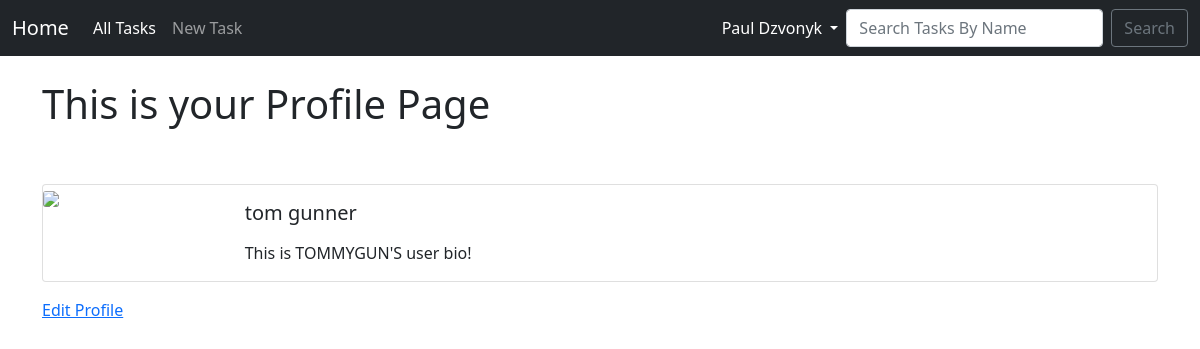
/members/2/profile/ (signed in), run on the app's committed database.
### task/models.py (models this page shows, shortened)
class Profile(models.Model):
    user = models.OneToOneField(User, null=True, on_delete=models.CASCADE)
    bio = models.TextField()
    profile_pic = models.ImageField(null=True, blank=True, upload_to='profile_image/')
    website_url = models.CharField(max_length=200, null=True, blank=True)
    linkedin_url = models.CharField(max_length=200, null=True, blank=True)
    social_url = models.CharField(max_length=200, null=True, blank=True)

### members/views.py (the view)
# urls.py: path('<int:pk>/profile/', ProfilePageView.as_view(), name='user_profile'),
class ProfilePageView(DetailView):
    model = Profile
    template_name = 'registration/user_profile.html'
    def get_context_data(self, **kwargs):
        context = super(ProfilePageView, self).get_context_data(**kwargs)
        current_user = get_object_or_404(Profile, id=self.kwargs['pk'])
        context['current_user'] = current_user
        return context

### members/templates/registration/user_profile.html (shortened to what this page needs)
{% extends 'task/base.html' %}
{% load static %}
{% block content %}
{% if user.is_authenticated %}
<h1>This is your Profile Page</h1>
<br><br>
<div class="card mb-3">
    <div class="row g-0">
        <div class="col-md-2">
            {% if current_user.profile_pic %}
            <img src="{{ current_user.profile_pic.url }}" class="card-img">
            {% else %}
            <img src="{% static 'task/images/default_profile_image.png' %}" class="card-img">
            {% endif %}
        </div>
        <div class="col-md-10">
            <div class="card-body">
                <h5 class="card-title">{{ current_user.user.first_name }} {{ current_user.user.last_name }}</h5>
                <p class="card-text">{{ current_user.bio }}</p>
            </div>
        </div>
    </div>
</div>
<a href="{% url 'edit_profile_page' profile.user.id %}">Edit Profile</a>
{% else %}
This page is dedicated for logged-in users only!
{% endif %}
{% endblock %}

### task/templates/task/base.html (shortened to what this page needs)
{% load static %}
<!doctype html>
<html lang="en">
<head>
    <link href="https://cdn.jsdelivr.net/npm/bootstrap@5.0.2/dist/css/bootstrap.min.css"
          rel="stylesheet"
>
    <link rel="stylesheet" href="{% static 'task/css/custom.css' %}">
</head>
<body>
<nav class="navbar navbar-expand-lg navbar-dark bg-dark">
    <div class="container-fluid">
        <a class="navbar-brand" href="{% url 'home' %}">Home</a>
        <div class="collapse navbar-collapse" id="navbarSupportedContent">
            <ul class="navbar-nav me-auto mb-2 mb-lg-0">
                {% if user.is_authenticated %}
                <li class="nav-item">
                    <a class="nav-link active" aria-current="page" href="{% url 'all-tasks' %}">All Tasks</a>
                </li>
                <li class="nav-item">
                    <a class="nav-link" href="{% url 'add_task' %}">New Task</a>
                </li>
                {% endif %}
            </ul>
            {% if user.is_authenticated %}
            <ul class="navbar-nav ml-auto mb-2 mb-lg-0">
                <li class="nav-item dropdown">
                    <a class="nav-link active dropdown-toggle" id="profileDropdown" role="button" data-bs-toggle="dropdown" aria-expanded="false">
                        {{ user.first_name }} {{ user.last_name }}
                    </a>
                </li>
            </ul>
            <form class="d-flex" method=POST action="{% url 'search-task' %}">
                <input class="form-control me-2" type="search" placeholder="Search Tasks By Name"
                       aria-label="Search" name="search-for">
                <button class="btn btn-outline-secondary" type="submit">Search</button>
            </form>
            {% endif %}
        </div>
    </div>
</nav>
<div class="container">
    <br>
    {% block content %}
    {% endblock %}
</div>
  </body>
</html>

### data on the page
Profile: user.first_name "tom", user.last_name "gunner", bio "This is TOMMYGUN'S user bio!"

### other printed values
{{ user.first_name }} "Paul"
{{ user.last_name }} "Dzvonyk"
